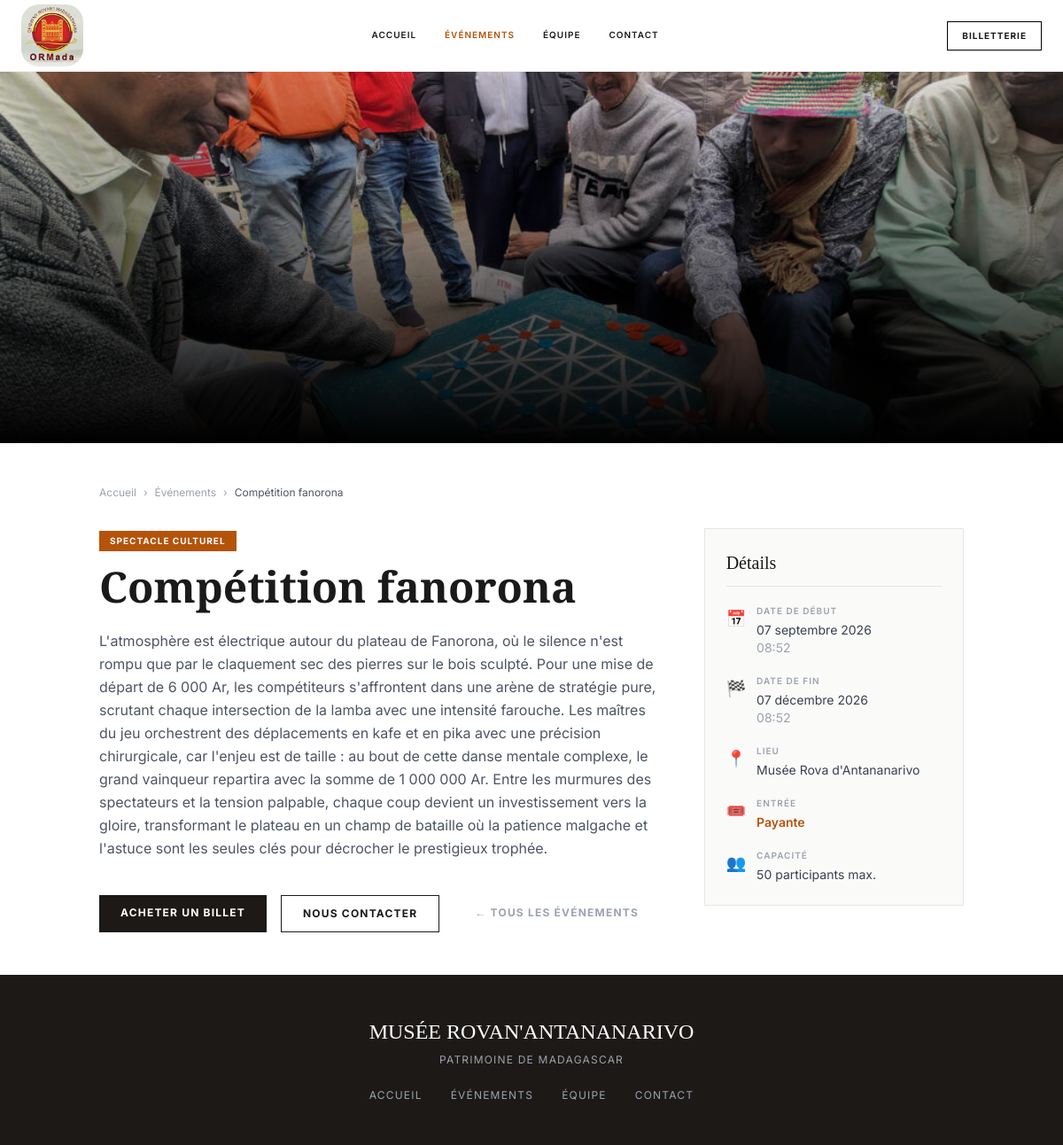
The page /evenements/3/ on the database its author committed.
### museum/models.py (models this page shows, shortened)
class Event(models.Model):
    CATEGORY_CHOICES = [
        ('exposition', 'Exposition'),
        ('visite_guidee', 'Visite guidée'),
        ('conference', 'Conférence'),
        ('atelier', 'Atelier'),
        ('spectacle', 'Spectacle culturel'),
        ('autre', 'Autre'),
    ]
    title = models.CharField(max_length=200, verbose_name="Titre de l'événement")
    category = models.CharField(max_length=50, choices=CATEGORY_CHOICES, default='exposition', verbose_name="Catégorie")
    description = models.TextField(verbose_name="Description")
    image = models.ImageField(upload_to='events/', blank=True, null=True, verbose_name="Image de l'événement")
    start_date = models.DateTimeField(verbose_name="Date de début")
    end_date = models.DateTimeField(null=True, blank=True, verbose_name="Date de fin")
    location = models.CharField(max_length=200, blank=True, default='Musée Rova d\'Antananarivo', verbose_name="Lieu")
    is_free = models.BooleanField(default=True, verbose_name="Entrée gratuite")
    max_participants = models.PositiveIntegerField(null=True, blank=True, verbose_name="Capacité maximale")
    is_published = models.BooleanField(default=True, verbose_name="Publié")
    created_at = models.DateTimeField(default=timezone.now)
    class Meta:
        verbose_name = "Événement"
        verbose_name_plural = "Événements"
        ordering = ['-start_date']

### museum/views.py (the view)
# urls.py: path('evenements/<int:event_id>/', views.event_detail, name='event_detail'),
def event_detail(request, event_id):
    from django.shortcuts import get_object_or_404
    event = get_object_or_404(Event, id=event_id, is_published=True)
    return render(request, 'museum/event_detail.html', {'event': event})

### museum/templates/museum/event_detail.html (shortened to what this page needs)
{% load static %}
<!DOCTYPE html>
<html lang="fr">
<head>
    <script src="https://cdn.tailwindcss.com"></script>
</head>
<body>
<nav class="fixed w-full z-50 top-0 bg-white border-b border-gray-100">
    <div class="max-w-7xl mx-auto px-6 h-20 flex items-center justify-between">
        <a href="{% url 'home' %}" class="text-xl font-bold tracking-tighter serif uppercase"><div class="text-xl md:text-2xl font-bold tracking-tighter serif uppercase" data-aos="fade-right"><img style="max-width: 100%; height: 70px;border-radius: 20px;" src="{% static 'museum/image/logo.jpg' %}" alt=""></div></a>
        <div class="hidden lg:flex space-x-8 uppercase text-[10px] tracking-widest font-semibold">
            <a href="{% url 'home' %}" class="nav-link-hover hover:text-amber-700 transition-colors">Accueil</a>
            <a href="{% url 'events' %}" class="nav-link-hover text-amber-700">Événements</a>
            <a href="{% url 'staff' %}" class="nav-link-hover hover:text-amber-700 transition-colors">Équipe</a>
            <a href="{% url 'contact' %}" class="nav-link-hover hover:text-amber-700 transition-colors">Contact</a>
        </div>
        <a href="{% url 'home' %}#tickets" class="hidden sm:block border border-black px-4 py-2 text-[10px] uppercase tracking-widest font-bold hover:bg-black hover:text-white transition-all">Billetterie</a>
    </div>
</nav>
<div class="relative pt-20">
    {% if event.image %}
    <div class="h-80 md:h-[420px] overflow-hidden">
        <img src="{{ event.image.url }}" alt="{{ event.title }}" class="w-full h-full object-cover">
        <div class="absolute inset-0 bg-gradient-to-t from-black via-black/40 to-transparent"></div>
    </div>
    {% else %}
    <div class="h-60 bg-stone-900 flex items-center justify-center">
        <span class="text-7xl">🎭</span>
    </div>
    {% endif %}
</div>
<div class="max-w-5xl mx-auto px-6 py-12">
    <nav class="text-xs text-gray-400 mb-8 flex gap-2 items-center">
        <a href="{% url 'home' %}" class="hover:text-amber-700">Accueil</a> <span>›</span>
        <a href="{% url 'events' %}" class="hover:text-amber-700">Événements</a> <span>›</span>
        <span class="text-gray-600">{{ event.title }}</span>
    </nav>
    <div class="grid grid-cols-1 lg:grid-cols-3 gap-12">
        <div class="lg:col-span-2">
            <span class="inline-block bg-amber-700 text-white text-[10px] uppercase tracking-widest font-bold px-3 py-1 mb-4">{{ event.get_category_display }}</span>
            <h1 class="serif text-3xl md:text-5xl font-bold mb-6 leading-tight">{{ event.title }}</h1>
            <div class="prose max-w-none">
                <p class="text-gray-600 leading-relaxed text-base">{{ event.description }}</p>
            </div>
            <div class="mt-10 flex flex-wrap gap-4">
                {% if not event.is_free %}
                <a href="{% url 'home' %}#tickets" class="bg-stone-900 text-white px-6 py-3 uppercase tracking-widest text-xs font-bold hover:bg-amber-700 transition-colors">Acheter un billet</a>
                {% endif %}
                <a href="{% url 'contact' %}" class="border border-stone-900 text-stone-900 px-6 py-3 uppercase tracking-widest text-xs font-bold hover:bg-stone-900 hover:text-white transition-colors">Nous contacter</a>
                <a href="{% url 'events' %}" class="text-gray-400 px-6 py-3 uppercase tracking-widest text-xs font-bold hover:text-stone-900 transition-colors">← Tous les événements</a>
            </div>
        </div>
        <div class="bg-stone-50 p-6 border border-stone-200 h-fit space-y-5">
            <h3 class="serif text-xl pb-3 border-b border-stone-200">Détails</h3>
            <div class="flex gap-3">
                <span class="text-lg mt-0.5">📅</span>
                <div>
                    <p class="text-[10px] uppercase tracking-widest font-semibold text-gray-400 mb-1">Date de début</p>
                    <p class="text-sm text-gray-700">{{ event.start_date|date:"d F Y" }}<br><span class="text-gray-400">{{ event.start_date|date:"H:i" }}</span></p>
                </div>
            </div>
            {% if event.end_date %}
            <div class="flex gap-3">
                <span class="text-lg mt-0.5">🏁</span>
                <div>
                    <p class="text-[10px] uppercase tracking-widest font-semibold text-gray-400 mb-1">Date de fin</p>
                    <p class="text-sm text-gray-700">{{ event.end_date|date:"d F Y" }}<br><span class="text-gray-400">{{ event.end_date|date:"H:i" }}</span></p>
                </div>
            </div>
            {% endif %}
            <div class="flex gap-3">
                <span class="text-lg mt-0.5">📍</span>
                <div>
                    <p class="text-[10px] uppercase tracking-widest font-semibold text-gray-400 mb-1">Lieu</p>
                    <p class="text-sm text-gray-700">{{ event.location }}</p>
                </div>
            </div>
            <div class="flex gap-3">
                <span class="text-lg mt-0.5">🎟️</span>
                <div>
                    <p class="text-[10px] uppercase tracking-widest font-semibold text-gray-400 mb-1">Entrée</p>
                    <p class="text-sm font-semibold {% if event.is_free %}text-green-700{% else %}text-amber-700{% endif %}">
                        {% if event.is_free %}Gratuite{% else %}Payante{% endif %}
                    </p>
                </div>
            </div>
            {% if event.max_participants %}
            <div class="flex gap-3">
                <span class="text-lg mt-0.5">👥</span>
                <div>
                    <p class="text-[10px] uppercase tracking-widest font-semibold text-gray-400 mb-1">Capacité</p>
                    <p class="text-sm text-gray-700">{{ event.max_participants }} participants max.</p>
                </div>
            </div>
            {% endif %}
        </div>
    </div>
</div>
<footer class="bg-stone-900 text-white py-12 px-6">
    <div class="max-w-7xl mx-auto text-center">
        <p class="serif text-2xl mb-2">MUSÉE ROVAN'ANTANANARIVO</p>
        <p class="text-gray-400 text-xs uppercase tracking-widest">Patrimoine de Madagascar</p>
        <div class="mt-6 flex justify-center gap-8 text-xs uppercase tracking-widest text-gray-400">
            <a href="{% url 'home' %}" class="hover:text-white transition-colors">Accueil</a>
            <a href="{% url 'events' %}" class="hover:text-white transition-colors">Événements</a>
            <a href="{% url 'staff' %}" class="hover:text-white transition-colors">Équipe</a>
            <a href="{% url 'contact' %}" class="hover:text-white transition-colors">Contact</a>
        </div>
    </div>
</footer>
</body>
</html>

### museum/templates/museum/event_detail.html (style rules this page uses)
body { font-family: 'Inter', sans-serif; background-color: white; color: #1a1a1a; }
h1,h2,h3,.serif { font-family: 'Playfair Display', serif; }
.nav-link-hover::after { content:'';display:block;width:0;height:1px;background:currentColor;transition:width .3s; }

### rows shown on the page
Event: image (picture), title "Compétition fanorona", category "SPECTACLE CULTUREL", description "L'atmosphère est électrique autour du plateau de Fanorona, où le silence n'est rompu que par le claquement sec des pierres sur le bois sculpté. Pour une mise de départ de 6 000 Ar, les compétiteurs s'affrontent dans une arène de stratégie pure, scrutant chaque intersection de la lamba avec une intensité farouche. Les maîtres du jeu orchestrent des déplacements en kafe et en pika avec une précision chirurgicale, car l'enjeu est de taille : au bout de cette danse mentale complexe, le grand vainqueur repartira avec la somme de 1 000 000 Ar. Entre les murmures des spectateurs et la tension palpable, chaque coup devient un investissement vers la gloire, transformant le plateau en un champ de…", start_date "07 septembre 2026", start_date "08:52", end_date "07 décembre 2026", end_date "08:52", location "Musée Rova d'Antananarivo", max_participants "50"
